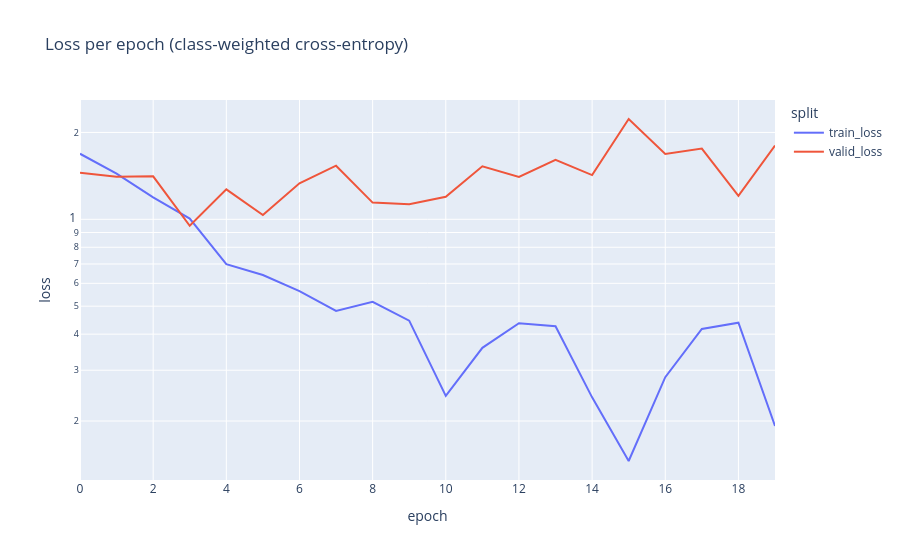

The cell this chart's notebook holds for it:
### Code cell
# new: loss per epoch, training vs validation.

loss_long = history_df.melt(
    id_vars="epoch",
    value_vars=["train_loss", "valid_loss"],
    var_name="split",
    value_name="loss",
)
fig_loss = px.line(
    loss_long,
    x="epoch",
    y="loss",
    color="split",
    log_y=True,
    title="Loss per epoch (class-weighted cross-entropy)",
)
fig_loss.show()

### Figure 1 — Plotly figure (JSON) as saved in the notebook; plotly's stock layout.template omitted (floating-point values rounded to 4 significant figures)
{"data": [{"hovertemplate": "split=train_loss<br>epoch=%{x}<br>loss=%{y}<extra></extra>", "legendgroup": "train_loss", "line": {"color": "#636efa", "dash": "solid"}, "marker": {"symbol": "circle"}, "mode": "lines", "name": "train_loss", "orientation": "v", "showlegend": true, "type": "scatter", "x": [0, 1, 2, 3, 4, 5, 6, 7, 8, 9, 10, 11, 12, 13, 14, 15, 16, 17, 18, 19], "xaxis": "x", "y": [1.687, 1.439, 1.191, 1.006, 0.6996, 0.6412, 0.5636, 0.4812, 0.5179, 0.4454, 0.2445, 0.3586, 0.4365, 0.426, 0.2415, 0.1454, 0.2838, 0.4168, 0.4381, 0.1922], "yaxis": "y"}, {"hovertemplate": "split=valid_loss<br>epoch=%{x}<br>loss=%{y}<extra></extra>", "legendgroup": "valid_loss", "line": {"color": "#EF553B", "dash": "solid"}, "marker": {"symbol": "circle"}, "mode": "lines", "name": "valid_loss", "orientation": "v", "showlegend": true, "type": "scatter", "x": [0, 1, 2, 3, 4, 5, 6, 7, 8, 9, 10, 11, 12, 13, 14, 15, 16, 17, 18, 19], "xaxis": "x", "y": [1.45, 1.404, 1.409, 0.9496, 1.27, 1.035, 1.332, 1.534, 1.143, 1.127, 1.197, 1.526, 1.402, 1.607, 1.423, 2.226, 1.684, 1.759, 1.207, 1.801], "yaxis": "y"}], "layout": {"legend": {"title": {"text": "split"}, "tracegroupgap": 0}, "title": {"text": "Loss per epoch (class-weighted cross-entropy)"}, "xaxis": {"anchor": "y", "domain": [0, 1], "title": {"text": "epoch"}}, "yaxis": {"anchor": "x", "domain": [0, 1], "title": {"text": "loss"}, "type": "log"}}}
